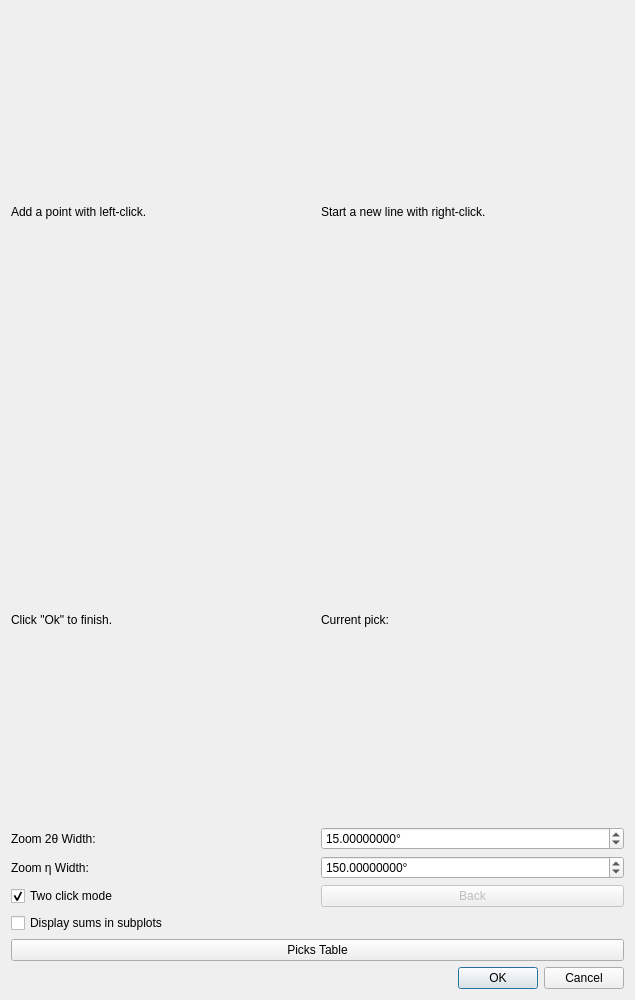
<?xml version="1.0" encoding="UTF-8"?>
<ui version="4.0">
 <class>line_picker_dialog</class>
 <widget class="QDialog" name="line_picker_dialog">
  <property name="geometry">
   <rect>
    <x>0</x>
    <y>0</y>
    <width>635</width>
    <height>1000</height>
   </rect>
  </property>
  <layout class="QVBoxLayout" name="verticalLayout_2">
   <item>
    <layout class="QGridLayout" name="gridLayout">
     <item row="6" column="1">
      <widget class="QPushButton" name="back_button">
       <property name="enabled">
        <bool>false</bool>
       </property>
       <property name="toolTip">
        <string>&lt;html&gt;&lt;head/&gt;&lt;body&gt;&lt;p&gt;Remove the most recently picked point&lt;/p&gt;&lt;/body&gt;&lt;/html&gt;</string>
       </property>
       <property name="text">
        <string>Back</string>
       </property>
      </widget>
     </item>
     <item row="8" column="0" colspan="2">
      <widget class="QPushButton" name="view_picks">
       <property name="text">
        <string>Picks Table</string>
       </property>
      </widget>
     </item>
     <item row="4" column="1">
      <widget class="ScientificDoubleSpinBox" name="zoom_tth_width">
       <property name="keyboardTracking">
        <bool>false</bool>
       </property>
       <property name="suffix">
        <string>°</string>
       </property>
       <property name="decimals">
        <number>8</number>
       </property>
       <property name="minimum">
        <double>0.000001000000000</double>
       </property>
       <property name="maximum">
        <double>10000.000000000000000</double>
       </property>
       <property name="singleStep">
        <double>0.200000000000000</double>
       </property>
       <property name="value">
        <double>15.000000000000000</double>
       </property>
      </widget>
     </item>
     <item row="0" column="0">
      <widget class="QLabel" name="add_point_label">
       <property name="text">
        <string>Add a point with left-click.</string>
       </property>
      </widget>
     </item>
     <item row="3" column="0" colspan="2">
      <layout class="QVBoxLayout" name="zoom_canvas_layout"/>
     </item>
     <item row="0" column="1">
      <widget class="QLabel" name="start_new_line_label">
       <property name="text">
        <string>Start a new line with right-click.</string>
       </property>
      </widget>
     </item>
     <item row="2" column="1">
      <widget class="QLabel" name="current_pick_label">
       <property name="text">
        <string>Current pick: </string>
       </property>
      </widget>
     </item>
     <item row="5" column="1">
      <widget class="ScientificDoubleSpinBox" name="zoom_eta_width">
       <property name="keyboardTracking">
        <bool>false</bool>
       </property>
       <property name="suffix">
        <string>°</string>
       </property>
       <property name="decimals">
        <number>8</number>
       </property>
       <property name="minimum">
        <double>0.000001000000000</double>
       </property>
       <property name="maximum">
        <double>10000.000000000000000</double>
       </property>
       <property name="singleStep">
        <double>0.200000000000000</double>
       </property>
       <property name="value">
        <double>150.000000000000000</double>
       </property>
      </widget>
     </item>
     <item row="6" column="0">
      <widget class="QCheckBox" name="two_click_mode">
       <property name="toolTip">
        <string>&lt;html&gt;&lt;head/&gt;&lt;body&gt;&lt;p&gt;If enabled, upon the first click on the main canvas, the zoom will be frozen, and then the user will click on the zoom canvas for the point to be added.&lt;/p&gt;&lt;/body&gt;&lt;/html&gt;</string>
       </property>
       <property name="text">
        <string>Two click mode</string>
       </property>
       <property name="checked">
        <bool>true</bool>
       </property>
       <property name="tristate">
        <bool>false</bool>
       </property>
      </widget>
     </item>
     <item row="2" column="0">
      <widget class="QLabel" name="finish_label">
       <property name="text">
        <string>Click &quot;Ok&quot; to finish.</string>
       </property>
      </widget>
     </item>
     <item row="4" column="0">
      <widget class="QLabel" name="zoom_tth_width_label">
       <property name="text">
        <string>Zoom 2θ Width:</string>
       </property>
      </widget>
     </item>
     <item row="5" column="0">
      <widget class="QLabel" name="zoom_eta_width_label">
       <property name="text">
        <string>Zoom η Width:</string>
       </property>
      </widget>
     </item>
     <item row="7" column="0">
      <widget class="QCheckBox" name="display_sums_in_subplots">
       <property name="toolTip">
        <string>&lt;html&gt;&lt;head/&gt;&lt;body&gt;&lt;p&gt;If checked, display sums in the subplots. If unchecked, display cursor pixel values instead.&lt;/p&gt;&lt;/body&gt;&lt;/html&gt;</string>
       </property>
       <property name="text">
        <string>Display sums in subplots</string>
       </property>
      </widget>
     </item>
    </layout>
   </item>
   <item>
    <widget class="QDialogButtonBox" name="button_box">
     <property name="standardButtons">
      <set>QDialogButtonBox::Cancel|QDialogButtonBox::Ok</set>
     </property>
     <property name="centerButtons">
      <bool>false</bool>
     </property>
    </widget>
   </item>
  </layout>
 </widget>
 <customwidgets>
  <customwidget>
   <class>ScientificDoubleSpinBox</class>
   <extends>QDoubleSpinBox</extends>
   <header>scientificspinbox.h</header>
  </customwidget>
 </customwidgets>
 <tabstops>
  <tabstop>zoom_tth_width</tabstop>
  <tabstop>zoom_eta_width</tabstop>
  <tabstop>two_click_mode</tabstop>
  <tabstop>back_button</tabstop>
  <tabstop>display_sums_in_subplots</tabstop>
  <tabstop>view_picks</tabstop>
 </tabstops>
 <resources/>
 <connections>
  <connection>
   <sender>button_box</sender>
   <signal>accepted()</signal>
   <receiver>line_picker_dialog</receiver>
   <slot>accept()</slot>
   <hints>
    <hint type="sourcelabel">
     <x>217</x>
     <y>205</y>
    </hint>
    <hint type="destinationlabel">
     <x>217</x>
     <y>113</y>
    </hint>
   </hints>
  </connection>
  <connection>
   <sender>button_box</sender>
   <signal>rejected()</signal>
   <receiver>line_picker_dialog</receiver>
   <slot>reject()</slot>
   <hints>
    <hint type="sourcelabel">
     <x>217</x>
     <y>205</y>
    </hint>
    <hint type="destinationlabel">
     <x>217</x>
     <y>113</y>
    </hint>
   </hints>
  </connection>
 </connections>
</ui>
